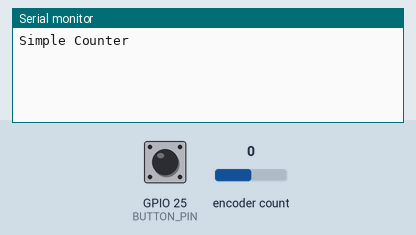
The program below on a simulated ESP32. Parts: the last lines printed to the serial monitor. The inputs (shaded band) are chosen by the test bench; at power-on: encoder count 0, GPIO 25 (BUTTON_PIN) HIGH.

Above: at 1.2 s.
1.3 s: encoder count set to 1
At 2.5 s:
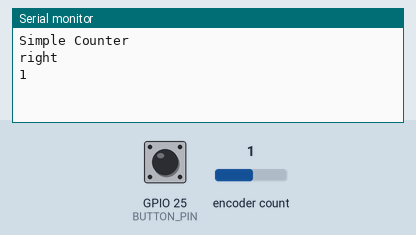
2.8 s: GPIO 25 (BUTTON_PIN) pulled LOW for 1 s
At 5.0 s:
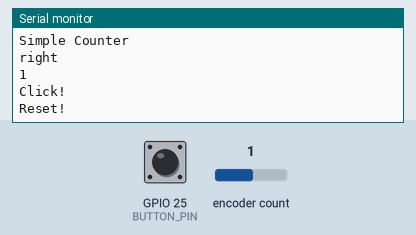
5.7 s: encoder count set to 0
At 6.2 s:
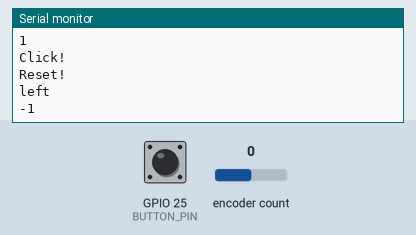

The program:

main.cpp
```cpp
#include <Arduino.h>

#include "Button2.h" //  https://github.com/LennartHennigs/Button2
#include "ESPRotary.h"

#define ROTARY_PIN1	16
#define ROTARY_PIN2	17
#define BUTTON_PIN	25

#define CLICKS_PER_STEP   4   // this number depends on your rotary encoder

#define SERIAL_SPEED    115200

ESPRotary encoder;
Button2 button;

// on change
void rotate(ESPRotary& encoder) {
   Serial.println(encoder.getPosition());
}

// on left or right rotation
void showDirection(ESPRotary& encoder) {
  Serial.println(encoder.directionToString(encoder.getDirection()));
}

// single click
void click(Button2& btn) {
  Serial.println("Click!");
}

// long click
void resetPosition(Button2& btn) {
  encoder.resetPosition();
  Serial.println("Reset!");
}

void setup() {
  Serial.begin(SERIAL_SPEED);
  delay(50);
  Serial.println("\n\nSimple Counter");

  encoder.begin(ROTARY_PIN1, ROTARY_PIN2, CLICKS_PER_STEP);
  encoder.setChangedHandler(rotate);
  encoder.setLeftRotationHandler(showDirection);
  encoder.setRightRotationHandler(showDirection);

  button.begin(BUTTON_PIN);
  button.setTapHandler(click);
  button.setLongClickHandler(resetPosition);
}

void loop() {
  encoder.loop();
  button.loop();
  delay(100);
}
```

Measured:
- after the input at 1.3 s, the serial monitor: prints a new line after 0.05 s (image 1)
- after the input at 2.8 s, the serial monitor: prints a new line after 1.2 s (image 2)
- after the input at 5.7 s, the serial monitor: prints a new line after 0.06 s (image 3)
